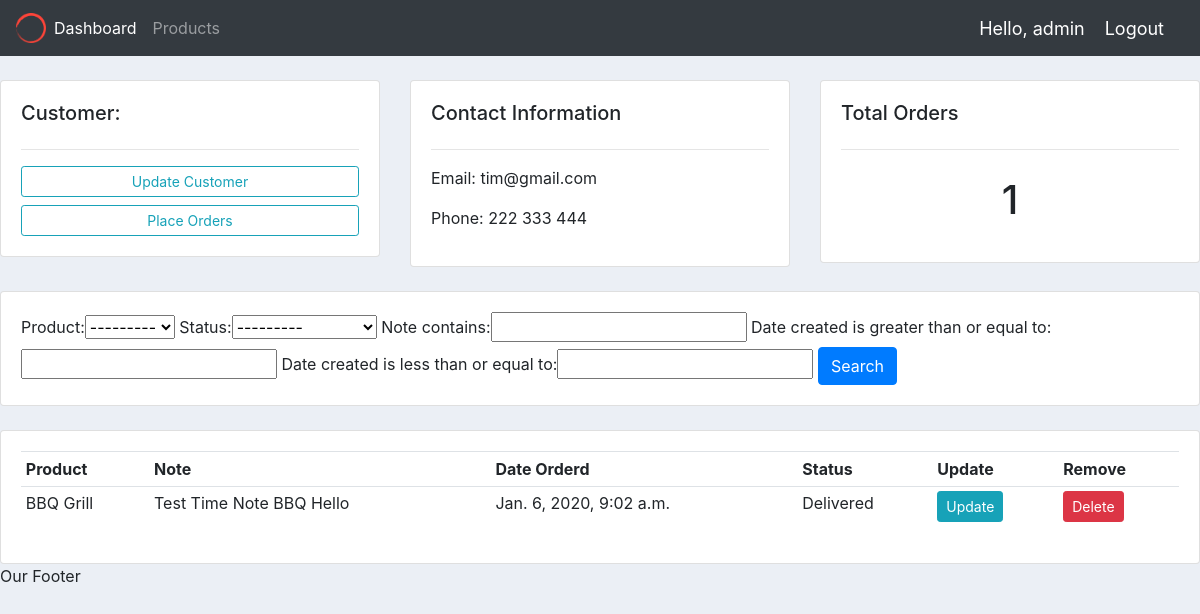
/customer/2 (signed in), run on the app's committed database.
### accounts/models.py (models this page shows, shortened)
class Customer(models.Model):
    name = models.CharField(max_length=155, null=True)
    phone = models.CharField(max_length=155, null=True)
    email = models.CharField(max_length=155, null=True)
    date_created = models.DateTimeField(auto_now_add=True, null=True)

class Order(models.Model):
    STATUS = (
        ('Pending', 'Pending'),
        ('Out For Delivery', 'Out For Delivery'),
        ('Delivered', 'Delivered'),
    )
    customer = models.ForeignKey(Customer, null=True, on_delete=models.SET_NULL)
    product = models.ForeignKey(Product, null=True, on_delete=models.SET_NULL)
    date_created = models.DateTimeField(auto_now_add=True, null=True)
    status = models.CharField(max_length=155, null=True, choices=STATUS)
    note = models.CharField(max_length=1000, null=True)

class Product(models.Model):
    CATEGORY = (
        ('Indoor', 'Indoor'),
        ('Out Door', 'Out Door'),
    )
    name = models.CharField(max_length=155, null=True)
    price = models.FloatField(null=True)
    category = models.CharField(max_length=155, null=True, blank=True, choices=CATEGORY)
    description = models.CharField(max_length=155, null=True, blank=True)
    date_created = models.DateTimeField(auto_now_add=True, null=True)
    tags = models.ManyToManyField(Tag)
    def __str__(self):
        return self.name

### accounts/views.py (the view)
# urls.py: path('customer/<str:pk>', customer, name='customer'),
@login_required(login_url='login')
def customer(request, pk):
    customer = Customer.objects.get(id=pk)
    orders = customer.order_set.all()
    order_count = orders.count()
    myFilter = OrderFilter(request.GET, queryset=orders)
    orders = myFilter.qs
    context = {
        'customer': customer,
        'orders': orders,
        'order_count': order_count,
        'myFilter': myFilter,
    }
    return render(request, 'accounts/customer.html', context)

### templates/accounts/customer.html
{% extends 'main.html' %}
{% block content %}
    <br>
    <div class="row">
        <div class="col-md">
            <div class="card card-body">
                <h5>Customer:</h5>
                <hr>
                <a class="btn btn-outline-info  btn-sm btn-block" href="">Update Customer</a>
                <a class="btn btn-outline-info  btn-sm btn-block" href="{% url 'create_order' customer.id %}">Place
                    Orders</a>
            </div>
        </div>
        <div class="col-md">
            <div class="card card-body">
                <h5>Contact Information</h5>
                <hr>
                <p>Email: {{ customer.email }}</p>
                <p>Phone: {{ customer.phone }}</p>
            </div>
        </div>
        <div class="col-md">
            <div class="card card-body">
                <h5>Total Orders</h5>
                <hr>
                <h1 style="text-align: center;padding: 10px">{{ order_count }}</h1>
            </div>
        </div>
    </div>
    <br>
    <div class="row">
        <div class="col">
            <div class="card card-body">
                <form method="get">
                    {{ myFilter.form }}
                    <button class="btn btn-primary" type="submit">Search</button>
                </form>
            </div>
        </div>
    </div>
    <br>
    <div class="row">
        <div class="col-md">
            <div class="card card-body">
                <table class="table table-sm">
                    <tr>
                        <th>Product</th>
                        <th>Note</th>
                        <th>Date Orderd</th>
                        <th>Status</th>
                        <th>Update</th>
                        <th>Remove</th>
                    </tr>
                    {% for order in orders %}
                        <tr>
                            <td>{{ order.product }}</td>
                            <td>{{ order.note }}</td>
                            <td>{{ order.date_created }}</td>
                            <td>{{ order.status }}</td>
                            <td><a class="btn btn-sm btn-info" href="{% url 'update_order' order.id %}">Update</a></td>
                            <td><a class="btn btn-sm btn-danger" href="{% url 'delete_order' order.id %}">Delete</a>
                            </td>
                        </tr>
                    {% endfor %}
                </table>
            </div>
        </div>
    </div>
{% endblock %}

### templates/navbar.html (shortened to what this page needs)
{% load static %}
<nav class="navbar navbar-expand-lg navbar-dark bg-dark">
    <img id="logo" src="{% static "images/logo.png" %}" alt="logo">
    <div class="collapse navbar-collapse" id="navbarNav">
        <ul class="navbar-nav">
            <li class="nav-item">
                <a class="nav-link active" href="{% url 'home' %}">Dashboard</a>
            </li>
            <li class="nav-item">
                <a class="nav-link" href="{% url  'products' %}">Products</a>
            </li>
        </ul>
    </div>
    <span class="hello-msg">Hello, {{ request.user }} </span>
    <span><a class="hello-msg" href="{% url 'logout' %}">Logout</a></span>
</nav>

### static/css/main.css (style rules this page uses)
body { background-color: #ebeff5; }

### templates/navbar.html (style rules this page uses)
.hello-msg { font-size: 18px; color: #ffffff; margin-right: 20px; }
#logo { width: 30px; }

### data on the page
Customer: email "tim@gmail.com", phone "222 333 444"
Order: product "BBQ Grill", note "Test Time Note BBQ Hello", date_created "Jan. 6, 2020, 9:02 a.m.", status "Delivered"

### other printed values
{{ request.user }} "admin"
{{ order_count }} "1"
